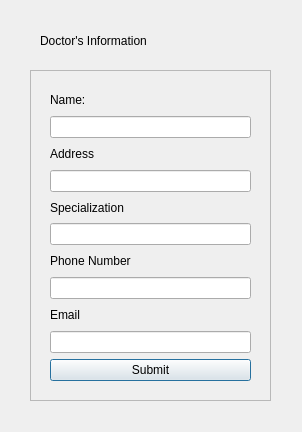
<?xml version="1.0" encoding="UTF-8"?>
<ui version="4.0">
 <class>Add_Doctor_Dialog</class>
 <widget class="QDialog" name="Add_Doctor_Dialog">
  <property name="geometry">
   <rect>
    <x>0</x>
    <y>0</y>
    <width>302</width>
    <height>432</height>
   </rect>
  </property>
  <property name="windowTitle">
   <string>Dialog</string>
  </property>
  <widget class="QFrame" name="frame">
   <property name="geometry">
    <rect>
     <x>30</x>
     <y>70</y>
     <width>241</width>
     <height>331</height>
    </rect>
   </property>
   <property name="frameShape">
    <enum>QFrame::StyledPanel</enum>
   </property>
   <property name="frameShadow">
    <enum>QFrame::Raised</enum>
   </property>
   <widget class="QWidget" name="">
    <property name="geometry">
     <rect>
      <x>20</x>
      <y>20</y>
      <width>201</width>
      <height>291</height>
     </rect>
    </property>
    <layout class="QVBoxLayout" name="verticalLayout">
     <item>
      <widget class="QLabel" name="label">
       <property name="text">
        <string>Name:</string>
       </property>
      </widget>
     </item>
     <item>
      <widget class="QLineEdit" name="NameE"/>
     </item>
     <item>
      <widget class="QLabel" name="label_2">
       <property name="text">
        <string>Address</string>
       </property>
      </widget>
     </item>
     <item>
      <widget class="QLineEdit" name="ADDE"/>
     </item>
     <item>
      <widget class="QLabel" name="label_3">
       <property name="text">
        <string>Specialization</string>
       </property>
      </widget>
     </item>
     <item>
      <widget class="QLineEdit" name="SpecE"/>
     </item>
     <item>
      <widget class="QLabel" name="label_4">
       <property name="text">
        <string>Phone Number</string>
       </property>
      </widget>
     </item>
     <item>
      <widget class="QLineEdit" name="PhnoE"/>
     </item>
     <item>
      <widget class="QLabel" name="label_5">
       <property name="text">
        <string>Email</string>
       </property>
      </widget>
     </item>
     <item>
      <widget class="QLineEdit" name="EmailE"/>
     </item>
     <item>
      <widget class="QPushButton" name="pushButton">
       <property name="text">
        <string>Submit</string>
       </property>
      </widget>
     </item>
    </layout>
   </widget>
  </widget>
  <widget class="QWidget" name="widget" native="true">
   <property name="geometry">
    <rect>
     <x>30</x>
     <y>20</y>
     <width>241</width>
     <height>41</height>
    </rect>
   </property>
   <widget class="QLabel" name="label_6">
    <property name="geometry">
     <rect>
      <x>10</x>
      <y>10</y>
      <width>191</width>
      <height>21</height>
     </rect>
    </property>
    <property name="styleSheet">
     <string notr="true">font: 16pt &quot;Calisto MT&quot;;</string>
    </property>
    <property name="text">
     <string>Doctor's Information</string>
    </property>
   </widget>
  </widget>
 </widget>
 <resources/>
 <connections/>
</ui>
